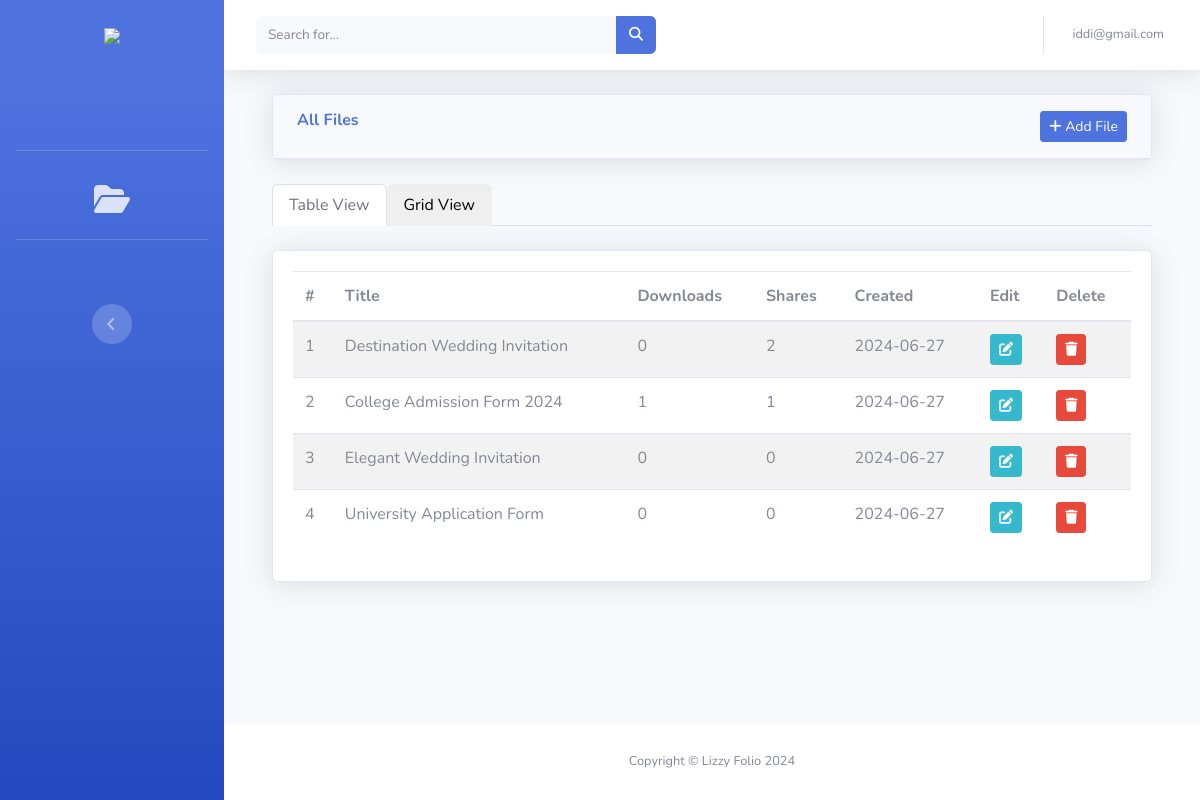
Page /admin-app/all-files/ (signed in) on the earlier database version.
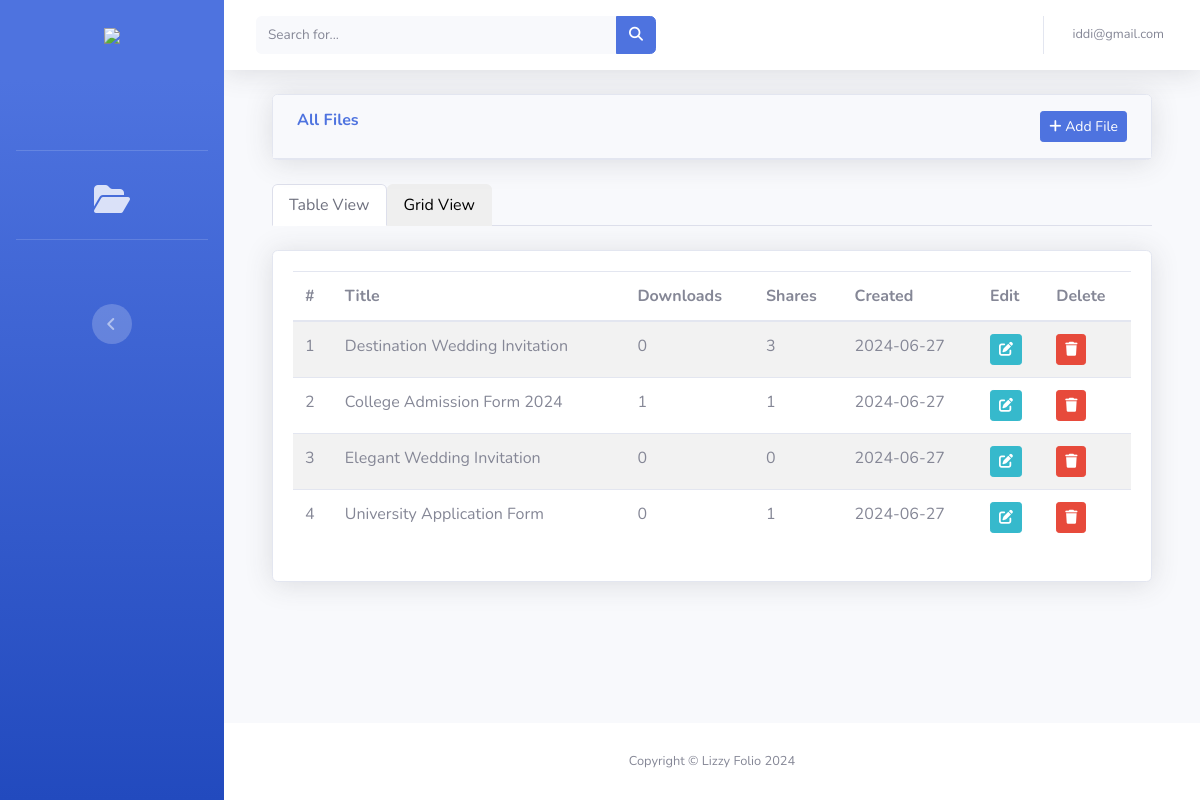
Same page on the later database version.
### adminapp/models.py (models this page shows, shortened)
class FileModel(models.Model):
    title = models.CharField(max_length=255, blank=False, null=False)
    slug = models.SlugField()
    description = models.TextField()
    upload_by = models.ForeignKey(CustomUser, on_delete=models.CASCADE, related_name='admin')
    file = models.FileField(upload_to='files/', null=True, blank=True, validators=[FileExtensionValidator(allowed_extensions=['png', 'pdf', 'jpg', 'jpeg', 'docx'])])
    download_count = models.PositiveIntegerField(default=0)
    email_count = models.PositiveIntegerField(default=0)
    created = models.DateTimeField(auto_now_add=True, auto_now=False)
    updated = models.DateTimeField(auto_now_add=False, auto_now=True)
    class Meta:
        ordering = ['-created']

### adminapp/views.py (the view)
# urls.py: path('all-files/', view=views.filePage, name="all-files"),
@login_required(login_url='login')
def filePage(request):
    if request.user.is_staff == False:
        return redirect('home')
    title = "Lizzy File Server All Files"
    form = FileForm()
    files = FileModel.objects.all()
    context = {"title": title, "form": form, "files": files}
    return render(request=request, template_name='admin/files.html', context=context)

### adminapp/forms.py (shortened to what this page needs)
class FileForm(forms.ModelForm):
    title = forms.CharField(label="Title", widget=forms.TextInput(attrs={"class": "form-control", "placeholder": "Enter file title"}))
    description = forms.CharField(widget=forms.Textarea(attrs={"class": "form-control", "placeholder": "Enter description"}))
    file = forms.FileField(widget=forms.FileInput(attrs={"class":"form-control", "rows":5}))
    class Meta:
        model = FileModel
        fields = ['title', 'description', 'file']

### adminapp/templates/admin/files.html (shortened to what this page needs)
{% extends 'base.html' %}
{% load static %}
{% block content %}
    <div class="container-fluid my-3">
        <div class="row mb-4">
            <div class="col-sm-12 col-md-12">
                <div class="card shadow">
                    <div class="card-header py-3">
                        <div class="row px-3">
                            <h6 class="m-0 font-weight-bold text-primary">All Files</h6>
                            <h6 class="m-0 font-weight-bold text-primary ml-auto"><a href="#" class="btn btn-primary btn-sm" data-toggle="modal" data-target="#fileModal"><i class="fa fa-plus" aria-hidden="true"></i> Add File</a></h6>
                        </div>
                    </div>
                </div>
            </div>
        </div>
        <nav>
            <div class="nav nav-tabs" id="nav-tab" role="tablist">
              <button class="nav-link active" id="nav-home-tab" data-bs-toggle="tab" data-bs-target="#nav-home" type="button" role="tab" aria-controls="nav-home" aria-selected="true">Table View</button>
              <button class="nav-link" id="nav-profile-tab" data-bs-toggle="tab" data-bs-target="#nav-profile" type="button" role="tab" aria-controls="nav-profile" aria-selected="false">Grid View</button>
            </div>
          </nav>
          <div class="tab-content" id="nav-tabContent">
            <div class="tab-pane fade show active" id="nav-home" role="tabpanel" aria-labelledby="nav-home-tab" tabindex="0">
                <div class="card shadow mb-4 mt-4">
                    <div class="card-body">
                        <div class="table-responsive">
                            <table class="table table-striped" id="dataTable" width="100%" cellspacing="0">
                                <thead>
                                    <tr>
                                        <th>#</th>
                                        <th>Title</th>
                                        <th>Downloads</th>
                                        <th>Shares</th>
                                        <th>Created</th>
                                        <th>Edit</th>
                                        <th>Delete</th>
                                    </tr>
                                </thead>
                                <tbody>
                                    {% for file in files %}
                                        <tr>
                                            <td>{{ forloop.counter }}</td>
                                            <td>{{ file.title|title }}</td>
                                            <td>{{ file.download_count }}</td>
                                            <td>{{ file.email_count }}</td>
                                            <td>{{ file.created|date:'Y-m-d' }}</td>
                                            <td><a href="#" class="btn btn-sm btn-info" data-toggle="modal" data-target="#EditfileModal{{file.id}}"><i class="fa fa-edit"></i></a></td>
                                            <td><a href="#" data-toggle="modal" data-target="#deleteModal{{file.id}}" class="btn btn-danger btn-sm"><i class="fa fa-trash"></i></a></td>
                                        </tr>
                                    {% empty %}
                                        <tr>
                                            <td colspan="8" class="m-4">
                                                <h3 class="text-center text-danger" style="font-weight: bold;">No item found!</h3>
                                            </td>
                                        </tr>
                                    {% endfor %}
                                </tbody>
                            </table>
                        </div>
                    </div>
                </div>
            </div>
          </div>
    </div>
{% endblock content %}

Differences in the rows shown:
changed FileModel "Destination Wedding Invitation": email_count "2" → "3"
changed FileModel "University Application Form": email_count "0" → "1"
